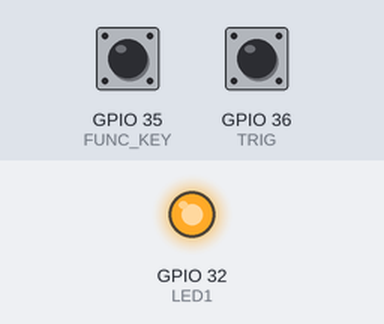
A sketch run on a simulated ESP32. Shown: output pins drawn as LEDs (lit = HIGH). Dashed ring = blinking. Inputs (shaded band) come from the test bench; at power-on: GPIO 35 (FUNC_KEY) HIGH, GPIO 36 (TRIG) HIGH. WiFi joins after 1.5 s; servers stay silent unless stated; no MQTT or app messages arrive unless stated; what the sketch prints to the serial monitor is not drawn.

Above: at 2.8 s.
2.9 s: GPIO 35 (FUNC_KEY) pulled LOW for 0.15 s
At 5.27 s:
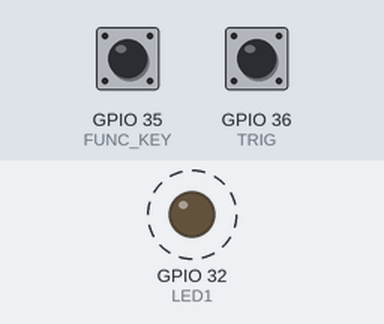
8.5 s: GPIO 35 (FUNC_KEY) pulled LOW for 1 s
At 11.97 s:
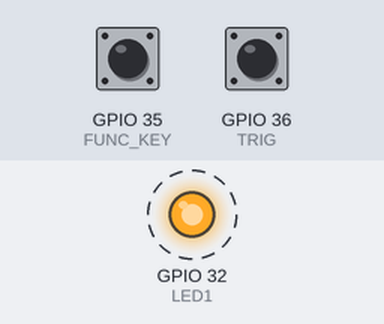
12.5 s: GPIO 35 (FUNC_KEY) pulled LOW for 3.2 s
Timing chart, 0 to 18.2 s (numbered marks = the images above; inputs shaded):
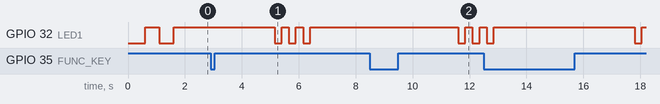

Measured:
- after the input at 2.9 s, GPIO 32 (LED1): alternates HIGH for 0.25 s and LOW for 0.25 s, 6 changes in all, then stays HIGH, starting after 2.3 s
- after the input at 8.5 s, GPIO 32 (LED1): alternates HIGH for 0.25 s and LOW for 0.25 s, starting after 3.1 s

The sketch:

IOT-restart-key-1.ino
```cpp
//IOT Sanitizer Project for IC
//Using ESP32
// v0.1 - initial release
// v0.2 - Add wifi retry mechanism by auto-restart
// v0.3 - Add the function key to generate a message
// v0.4 - correct the method to detect the key longpress
// Every unit has an unique ID# and need to check WiFi SSID and PW

#include <neotimer.h>           // Timer interrupt driver
#include <ButtonDebounce.h>
#include <WiFi.h>               // Wifi driver
#include <PubSubClient.h>       // MQTT server library
#include <ArduinoJson.h>        // JSON library

#define LED1 32
#define TRIG 36
#define FUNC_KEY 35
#define ID 10


// MQTT and WiFi set-up
WiFiClient espClient;
PubSubClient client(espClient);
Neotimer mytimer(900000); // Set timer interrupt to 15min

// Key debounce set-up
ButtonDebounce trigger(TRIG, 100);//IO debouncing
ButtonDebounce function_key(FUNC_KEY, 100); //IO debouncing

//const char *ssid = "ap_u401";      // Your SSID
//const char *password = "machine4320";  // Your Wifi password

//const char *ssid = "W001-Guest";      // Your SSID
//const char *password = "W001-Guest";  // Your Wifi password

const char *ssid = "U103";      // Your SSID
const char *password = "IcU103wifi";  // Your Wifi password

//const char *ssid = "EiA-Mbot";
//const char *password = "42004200";  // Your Wifi password

//const char *ssid = "icw502g";
//const char *password = "8c122ase";  // Your Wifi password

//const char *ssid = "EIA-W311MESH";      // Your SSID
//const char *password = "42004200";  // Your Wifi password

//const char *mqtt_server = "mqtt.eclipse.org"; // MQTT server name
const char *mqtt_server = "ia.ic.polyu.edu.hk"; // MQTT server name
char *mqttTopic = "IC/SENSOR";

byte reconnect_count = 0;
int count = 0;
long currentTime = 0;

boolean keyactive = false;
boolean longkeypress = false;

unsigned long keytimer = 0;
unsigned long longpresstime = 2000;//2 second

char msg[200];
String ipAddress;
String macAddr;
String recMsg="";

StaticJsonDocument<50> Jsondata; // Create a JSON document of 200 characters max

//Set up the Wifi connection
void setup_wifi() {
  WiFi.disconnect();
  delay(100);
  // We start by connecting to a WiFi network
  Serial.printf("\nConnecting to %s\n", ssid);
  WiFi.begin(ssid, password); // start the Wifi connection with defined SSID and PW

  // Indicate "......" during connecting and flashing LED1
  // Restart if WiFi cannot be connected for 30sec
  currentTime = millis();
  while (WiFi.status() != WL_CONNECTED) {
    delay(500);
    Serial.print(".");
    digitalWrite(LED1,digitalRead(LED1)^1);
    if (millis()-currentTime > 30000){
      ESP.restart();
    }
  }
  // Show "WiFi connected" once linked and light up LED1
  Serial.printf("\nWiFi connected\n");
  digitalWrite(LED1,HIGH);

  // Show IP address and MAC address
  ipAddress=WiFi.localIP().toString();
  Serial.printf("\nIP address: %s\n", ipAddress.c_str());
  macAddr=WiFi.macAddress();
  Serial.printf("MAC address: %s\n", macAddr.c_str());
}

/*// Routine to receive message from MQTT server
void callback(char* topic, byte* payload, unsigned int length) {

  recMsg ="";
  for (int i = 0; i < length; i++) {
    recMsg = recMsg + (char)payload[i];
  }
  Serial.printf("%d: Message arrived [%s] %s\n", millis(), topic, recMsg.c_str());
  Serial.println(recMsg);
  delay(500);
}*/


// Reconnect mechanism for MQTT Server
void reconnect() {
  // Loop until we're reconnected

  while (!client.connected()) {
    Serial.printf("Attempting MQTT connection...");
    // Attempt to connect
    //if (client.connect("ESP32Client")) {
    if (client.connect(macAddr.c_str())) {
      Serial.println("Connected");
      // Once connected, publish an announcement...
      snprintf(msg, 75, "IoT System (%s) is READY", ipAddress.c_str());
      client.subscribe(mqttTopic);
      delay(1000);
      client.publish(mqttTopic, msg);
      reconnect_count = 0;
    } else {
      Serial.print("failed, rc=");
      Serial.print(client.state());
      Serial.println(" try again in 5 seconds");
      reconnect_count++;

      //reconnect wifi by restart if retrial up to 5 times
      if (reconnect_count == 5){
        ESP.restart();//reset if not connected to server
      }

      // Wait 5 seconds before retrying
      delay(5000);
    }
  }
}

void buttonChanged(int state){
  if (digitalRead(TRIG) == HIGH) {
   count = 1;
   Jsondata["COUNT"] = count;
   Serial.println("Number of counts is: 1");
   count = 0;  //reset the counter

   // Packing the JSON message into msg
   serializeJson(Jsondata, Serial);
   serializeJson(Jsondata, msg);

   //Publish msg to MQTT server
   client.publish(mqttTopic, msg);
   Serial.println();
  }
}

void buttonChanged1(int state){
  if (digitalRead(FUNC_KEY) == HIGH) {
    if (keyactive == false){
      keyactive = true;
      keytimer = millis();
      Serial.println("key is active!!");
    }
  }
  else {
    keyactive = false;
    longkeypress = false;
  }
}

void setup() {
  pinMode(TRIG, INPUT);
  pinMode(FUNC_KEY, INPUT);
  pinMode(LED1, OUTPUT);

  digitalWrite(LED1, LOW);

  Serial.begin(115200);
  Serial.println("System Start!");

  trigger.setCallback(buttonChanged);
  function_key.setCallback(buttonChanged1);

  setup_wifi();
  client.setServer(mqtt_server, 1883);
  //client.setCallback(callback);

  //Initalize Json message
  Jsondata["hand_id"] = ID;
  Jsondata["COUNT"] = 0;
  //Jsondata["ACK"] = 1;
}

void loop() {
   trigger.update();
   function_key.update();

   if (!client.connected()){
    reconnect();
   }
   client.loop();

   if ((millis()-keytimer > longpresstime) && (keyactive == true) && (longkeypress ==false)){
      longkeypress = true;
      //fast flash the LED for 3 times
      for (int n = 1; n<=6; n++) {
        digitalWrite(LED1,digitalRead(LED1)^1);
        delay(250);
      }

      //send the special count value as detection of the key to server
      count = 0;
      Jsondata["COUNT"] = count;
      Serial.println("Function key is pressed");
      count = 0;  //reset the counter

      // Packing the JSON message into msg
      serializeJson(Jsondata, Serial);
      serializeJson(Jsondata, msg);

      //Publish msg to MQTT server
      client.publish(mqttTopic, msg);
      Serial.println();
      keyactive = false; //reset key status
   }

   /*//Use Timer Interrupt to repeat the following task regularly
   if(mytimer.repeat()){
      Serial.println("Alive");

      //Sending "alive" message to server regularly
      Jsondata["hand_id"] = ID;
      Jsondata["COUNT"] = -2;
      // Packing the JSON message into msg
      serializeJson(Jsondata, Serial);
      serializeJson(Jsondata, msg);

      //Publish msg to MQTT server
      client.publish(mqttTopic, msg);
      Serial.println();
     } */
}
```
